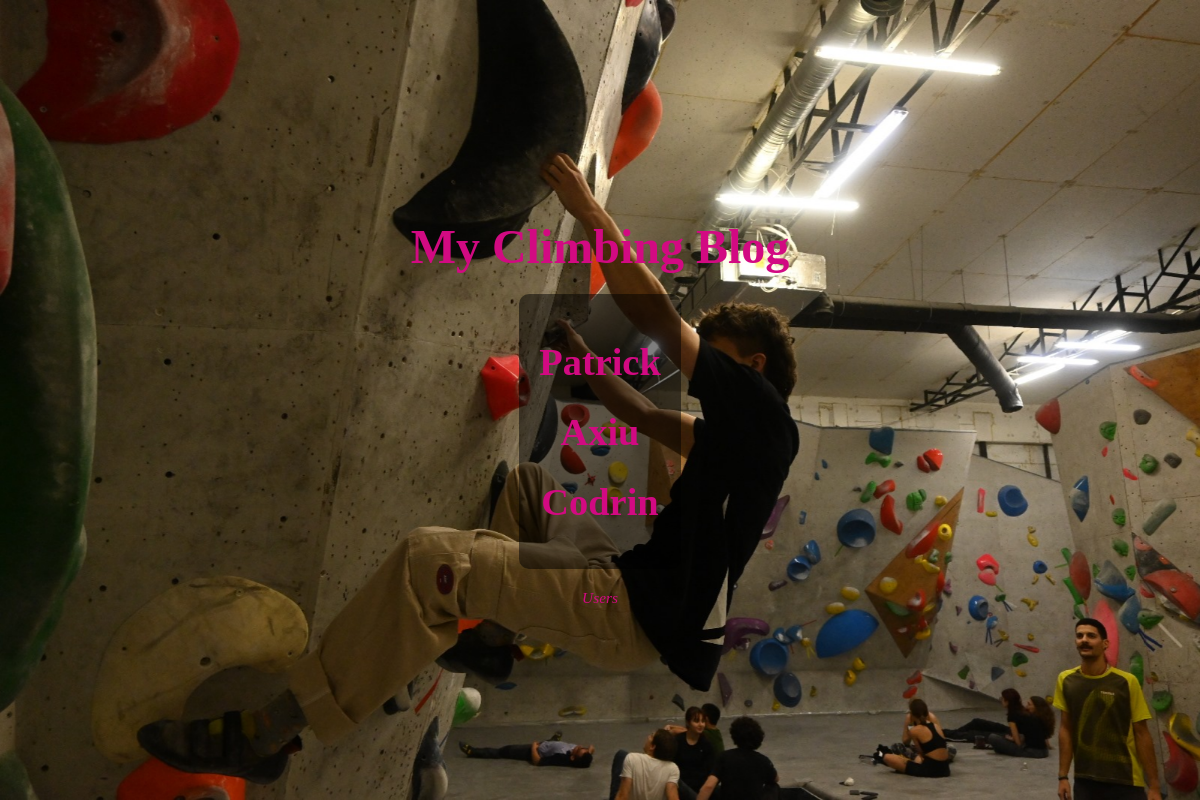
Screenshot of /users with the database file from the repository.
### app.py (models this page shows)
class User(db.Model):
    id = db.Column(db.Integer, primary_key=True, autoincrement=True)
    username = db.Column(db.String(80), unique=True, nullable=False)
    email = db.Column(db.String(120), unique=True, nullable=False)
    age = db.Column(db.Integer)

### app.py (the view)
@app.route('/users')
def display_all_users():
    users = User.query.all()
    return render_template('users.html', users=users)

### app.py (called while the page is built)
@app.context_processor
def inject_background_image():
    return {'background_image': random.choice(BACKGROUND_IMAGES)}

### templates/users.html (shortened to what this page needs)
{% extends "base.html" %}
{% block content %}
<ul>
    {% for user in users %}
    <li>
        <a href="{{ url_for('display_user_profile', user_id=user.id)}}">
            <h1>{{ user.username }}</h1>
        </a>
    </li>
    {% endfor %}
</ul>
{% endblock %}

### static/style.css (style rules this page uses)
body { font-family: cursive; color: #d20a82; margin: 0; padding: 0; height: 100vh; display: flex; flex-direction: column; justify-content: center; align-items: center; }
ul { list-style-type: none; margin: 0; padding: 0; }
li { margin: 10px 0; }
a { color: #d20a82; text-decoration: none; font-size: 1.2em; }

### rows the page displays
User: username "Patrick"
User: username "Axiu"
User: username "Codrin"
